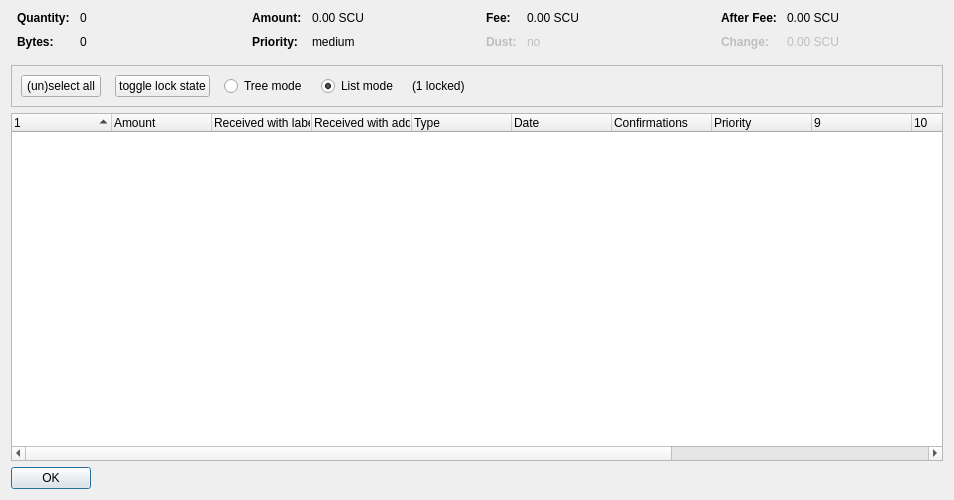
<?xml version="1.0" encoding="UTF-8"?>
<ui version="4.0">
 <class>CoinControlDialog</class>
 <widget class="QDialog" name="CoinControlDialog">
  <property name="geometry">
   <rect>
    <x>0</x>
    <y>0</y>
    <width>954</width>
    <height>500</height>
   </rect>
  </property>
  <property name="windowTitle">
   <string>Coin Selection</string>
  </property>
  <layout class="QVBoxLayout" name="verticalLayout">
   <item>
    <layout class="QHBoxLayout" name="horizontalLayoutTop" stretch="0,0,0,0">
     <property name="topMargin">
      <number>0</number>
     </property>
     <property name="bottomMargin">
      <number>10</number>
     </property>
     <item>
      <layout class="QFormLayout" name="formLayoutCoinControl1">
       <property name="horizontalSpacing">
        <number>10</number>
       </property>
       <property name="verticalSpacing">
        <number>10</number>
       </property>
       <property name="leftMargin">
        <number>6</number>
       </property>
       <property name="rightMargin">
        <number>6</number>
       </property>
       <item row="0" column="0">
        <widget class="QLabel" name="labelCoinControlQuantityText">
         <property name="font">
          <font>
           <weight>75</weight>
           <bold>true</bold>
          </font>
         </property>
         <property name="text">
          <string>Quantity:</string>
         </property>
        </widget>
       </item>
       <item row="0" column="1">
        <widget class="QLabel" name="labelCoinControlQuantity">
         <property name="cursor">
          <cursorShape>IBeamCursor</cursorShape>
         </property>
         <property name="contextMenuPolicy">
          <enum>Qt::ActionsContextMenu</enum>
         </property>
         <property name="text">
          <string notr="true">0</string>
         </property>
         <property name="textInteractionFlags">
          <set>Qt::LinksAccessibleByMouse|Qt::TextSelectableByKeyboard|Qt::TextSelectableByMouse</set>
         </property>
        </widget>
       </item>
       <item row="1" column="0">
        <widget class="QLabel" name="labelCoinControlBytesText">
         <property name="font">
          <font>
           <weight>75</weight>
           <bold>true</bold>
          </font>
         </property>
         <property name="text">
          <string>Bytes:</string>
         </property>
        </widget>
       </item>
       <item row="1" column="1">
        <widget class="QLabel" name="labelCoinControlBytes">
         <property name="cursor">
          <cursorShape>IBeamCursor</cursorShape>
         </property>
         <property name="contextMenuPolicy">
          <enum>Qt::ActionsContextMenu</enum>
         </property>
         <property name="text">
          <string notr="true">0</string>
         </property>
         <property name="textInteractionFlags">
          <set>Qt::LinksAccessibleByMouse|Qt::TextSelectableByKeyboard|Qt::TextSelectableByMouse</set>
         </property>
        </widget>
       </item>
      </layout>
     </item>
     <item>
      <layout class="QFormLayout" name="formLayoutCoinControl2">
       <property name="horizontalSpacing">
        <number>10</number>
       </property>
       <property name="verticalSpacing">
        <number>10</number>
       </property>
       <property name="leftMargin">
        <number>6</number>
       </property>
       <property name="rightMargin">
        <number>6</number>
       </property>
       <item row="0" column="0">
        <widget class="QLabel" name="labelCoinControlAmountText">
         <property name="font">
          <font>
           <weight>75</weight>
           <bold>true</bold>
          </font>
         </property>
         <property name="text">
          <string>Amount:</string>
         </property>
        </widget>
       </item>
       <item row="0" column="1">
        <widget class="QLabel" name="labelCoinControlAmount">
         <property name="cursor">
          <cursorShape>IBeamCursor</cursorShape>
         </property>
         <property name="contextMenuPolicy">
          <enum>Qt::ActionsContextMenu</enum>
         </property>
         <property name="text">
          <string notr="true">0.00 SCU</string>
         </property>
         <property name="textInteractionFlags">
          <set>Qt::LinksAccessibleByMouse|Qt::TextSelectableByKeyboard|Qt::TextSelectableByMouse</set>
         </property>
        </widget>
       </item>
       <item row="1" column="0">
        <widget class="QLabel" name="labelCoinControlPriorityText">
         <property name="font">
          <font>
           <weight>75</weight>
           <bold>true</bold>
          </font>
         </property>
         <property name="text">
          <string>Priority:</string>
         </property>
        </widget>
       </item>
       <item row="1" column="1">
        <widget class="QLabel" name="labelCoinControlPriority">
         <property name="cursor">
          <cursorShape>IBeamCursor</cursorShape>
         </property>
         <property name="contextMenuPolicy">
          <enum>Qt::ActionsContextMenu</enum>
         </property>
         <property name="text">
          <string>medium</string>
         </property>
         <property name="textInteractionFlags">
          <set>Qt::LinksAccessibleByMouse|Qt::TextSelectableByKeyboard|Qt::TextSelectableByMouse</set>
         </property>
        </widget>
       </item>
      </layout>
     </item>
     <item>
      <layout class="QFormLayout" name="formLayoutCoinControl3">
       <property name="horizontalSpacing">
        <number>10</number>
       </property>
       <property name="verticalSpacing">
        <number>10</number>
       </property>
       <property name="leftMargin">
        <number>6</number>
       </property>
       <property name="rightMargin">
        <number>6</number>
       </property>
       <item row="0" column="0">
        <widget class="QLabel" name="labelCoinControlFeeText">
         <property name="font">
          <font>
           <weight>75</weight>
           <bold>true</bold>
          </font>
         </property>
         <property name="text">
          <string>Fee:</string>
         </property>
        </widget>
       </item>
       <item row="0" column="1">
        <widget class="QLabel" name="labelCoinControlFee">
         <property name="cursor">
          <cursorShape>IBeamCursor</cursorShape>
         </property>
         <property name="contextMenuPolicy">
          <enum>Qt::ActionsContextMenu</enum>
         </property>
         <property name="text">
          <string notr="true">0.00 SCU</string>
         </property>
         <property name="textInteractionFlags">
          <set>Qt::LinksAccessibleByMouse|Qt::TextSelectableByKeyboard|Qt::TextSelectableByMouse</set>
         </property>
        </widget>
       </item>
       <item row="1" column="0">
        <widget class="QLabel" name="labelCoinControlLowOutputText">
         <property name="enabled">
          <bool>false</bool>
         </property>
         <property name="font">
          <font>
           <weight>75</weight>
           <bold>true</bold>
          </font>
         </property>
         <property name="text">
          <string>Dust:</string>
         </property>
        </widget>
       </item>
       <item row="1" column="1">
        <widget class="QLabel" name="labelCoinControlLowOutput">
         <property name="enabled">
          <bool>false</bool>
         </property>
         <property name="cursor">
          <cursorShape>IBeamCursor</cursorShape>
         </property>
         <property name="contextMenuPolicy">
          <enum>Qt::ActionsContextMenu</enum>
         </property>
         <property name="text">
          <string>no</string>
         </property>
         <property name="textInteractionFlags">
          <set>Qt::LinksAccessibleByMouse|Qt::TextSelectableByKeyboard|Qt::TextSelectableByMouse</set>
         </property>
        </widget>
       </item>
      </layout>
     </item>
     <item>
      <layout class="QFormLayout" name="formLayoutCoinControl4">
       <property name="horizontalSpacing">
        <number>10</number>
       </property>
       <property name="verticalSpacing">
        <number>10</number>
       </property>
       <property name="leftMargin">
        <number>6</number>
       </property>
       <property name="rightMargin">
        <number>6</number>
       </property>
       <item row="0" column="0">
        <widget class="QLabel" name="labelCoinControlAfterFeeText">
         <property name="font">
          <font>
           <weight>75</weight>
           <bold>true</bold>
          </font>
         </property>
         <property name="text">
          <string>After Fee:</string>
         </property>
        </widget>
       </item>
       <item row="0" column="1">
        <widget class="QLabel" name="labelCoinControlAfterFee">
         <property name="cursor">
          <cursorShape>IBeamCursor</cursorShape>
         </property>
         <property name="contextMenuPolicy">
          <enum>Qt::ActionsContextMenu</enum>
         </property>
         <property name="text">
          <string notr="true">0.00 SCU</string>
         </property>
         <property name="textInteractionFlags">
          <set>Qt::LinksAccessibleByMouse|Qt::TextSelectableByKeyboard|Qt::TextSelectableByMouse</set>
         </property>
        </widget>
       </item>
       <item row="1" column="0">
        <widget class="QLabel" name="labelCoinControlChangeText">
         <property name="enabled">
          <bool>false</bool>
         </property>
         <property name="font">
          <font>
           <weight>75</weight>
           <bold>true</bold>
          </font>
         </property>
         <property name="text">
          <string>Change:</string>
         </property>
        </widget>
       </item>
       <item row="1" column="1">
        <widget class="QLabel" name="labelCoinControlChange">
         <property name="enabled">
          <bool>false</bool>
         </property>
         <property name="cursor">
          <cursorShape>IBeamCursor</cursorShape>
         </property>
         <property name="contextMenuPolicy">
          <enum>Qt::ActionsContextMenu</enum>
         </property>
         <property name="text">
          <string notr="true">0.00 SCU</string>
         </property>
         <property name="textInteractionFlags">
          <set>Qt::LinksAccessibleByMouse|Qt::TextSelectableByKeyboard|Qt::TextSelectableByMouse</set>
         </property>
        </widget>
       </item>
      </layout>
     </item>
    </layout>
   </item>
   <item>
    <widget class="QFrame" name="frame">
     <property name="minimumSize">
      <size>
       <width>0</width>
       <height>40</height>
      </size>
     </property>
     <property name="frameShape">
      <enum>QFrame::StyledPanel</enum>
     </property>
     <property name="frameShadow">
      <enum>QFrame::Sunken</enum>
     </property>
     <layout class="QHBoxLayout" name="horizontalLayout">
      <item>
       <layout class="QHBoxLayout" name="horizontalLayoutPanel" stretch="0,0,0,0,0,0">
        <property name="spacing">
         <number>14</number>
        </property>
        <item>
         <widget class="QPushButton" name="pushButtonSelectAll">
          <property name="sizePolicy">
           <sizepolicy hsizetype="Maximum" vsizetype="Fixed">
            <horstretch>0</horstretch>
            <verstretch>0</verstretch>
           </sizepolicy>
          </property>
          <property name="text">
           <string>(un)select all</string>
          </property>
          <property name="autoDefault">
           <bool>false</bool>
          </property>
         </widget>
        </item>
        <item>
         <widget class="QPushButton" name="pushButtonToggleLock">
          <property name="sizePolicy">
           <sizepolicy hsizetype="Maximum" vsizetype="Fixed">
            <horstretch>0</horstretch>
            <verstretch>0</verstretch>
           </sizepolicy>
          </property>
          <property name="text">
           <string>toggle lock state</string>
          </property>
          <property name="autoDefault">
           <bool>false</bool>
          </property>
         </widget>
        </item>
        <item>
         <widget class="QRadioButton" name="radioTreeMode">
          <property name="sizePolicy">
           <sizepolicy hsizetype="Maximum" vsizetype="Fixed">
            <horstretch>0</horstretch>
            <verstretch>0</verstretch>
           </sizepolicy>
          </property>
          <property name="text">
           <string>Tree mode</string>
          </property>
         </widget>
        </item>
        <item>
         <widget class="QRadioButton" name="radioListMode">
          <property name="sizePolicy">
           <sizepolicy hsizetype="Maximum" vsizetype="Fixed">
            <horstretch>0</horstretch>
            <verstretch>0</verstretch>
           </sizepolicy>
          </property>
          <property name="text">
           <string>List mode</string>
          </property>
          <property name="checked">
           <bool>true</bool>
          </property>
         </widget>
        </item>
        <item>
         <widget class="QLabel" name="labelLocked">
          <property name="text">
           <string>(1 locked)</string>
          </property>
         </widget>
        </item>
        <item>
         <spacer name="horizontalSpacer">
          <property name="orientation">
           <enum>Qt::Horizontal</enum>
          </property>
          <property name="sizeHint" stdset="0">
           <size>
            <width>40</width>
            <height>20</height>
           </size>
          </property>
         </spacer>
        </item>
       </layout>
      </item>
     </layout>
    </widget>
   </item>
   <item>
    <widget class="CoinControlTreeWidget" name="treeWidget">
     <property name="contextMenuPolicy">
      <enum>Qt::CustomContextMenu</enum>
     </property>
     <property name="sortingEnabled">
      <bool>false</bool>
     </property>
     <property name="columnCount">
      <number>13</number>
     </property>
     <attribute name="headerShowSortIndicator" stdset="0">
      <bool>true</bool>
     </attribute>
     <attribute name="headerStretchLastSection">
      <bool>false</bool>
     </attribute>
     <column>
      <property name="text">
       <string/>
      </property>
     </column>
     <column>
      <property name="text">
       <string>Amount</string>
      </property>
     </column>
     <column>
      <property name="text">
       <string>Received with label</string>
      </property>
     </column>
     <column>
      <property name="text">
       <string>Received with address</string>
      </property>
     </column>
     <column>
      <property name="text">
       <string>Type</string>
      </property>
     </column>
     <column>
      <property name="text">
       <string>Date</string>
      </property>
     </column>
     <column>
      <property name="text">
       <string>Confirmations</string>
      </property>
      <property name="toolTip">
       <string>Confirmed</string>
      </property>
     </column>
     <column>
      <property name="text">
       <string>Priority</string>
      </property>
     </column>
     <column>
      <property name="text">
       <string/>
      </property>
     </column>
     <column>
      <property name="text">
       <string/>
      </property>
     </column>
     <column>
      <property name="text">
       <string/>
      </property>
     </column>
     <column>
      <property name="text">
       <string/>
      </property>
     </column>
     <column>
      <property name="text">
       <string/>
      </property>
     </column>
    </widget>
   </item>
   <item>
    <widget class="QDialogButtonBox" name="buttonBox">
     <property name="sizePolicy">
      <sizepolicy hsizetype="Maximum" vsizetype="Fixed">
       <horstretch>0</horstretch>
       <verstretch>0</verstretch>
      </sizepolicy>
     </property>
     <property name="orientation">
      <enum>Qt::Horizontal</enum>
     </property>
     <property name="standardButtons">
      <set>QDialogButtonBox::Ok</set>
     </property>
    </widget>
   </item>
  </layout>
 </widget>
 <customwidgets>
  <customwidget>
   <class>CoinControlTreeWidget</class>
   <extends>QTreeWidget</extends>
   <header>coincontroltreewidget.h</header>
  </customwidget>
 </customwidgets>
 <resources/>
 <connections/>
</ui>
